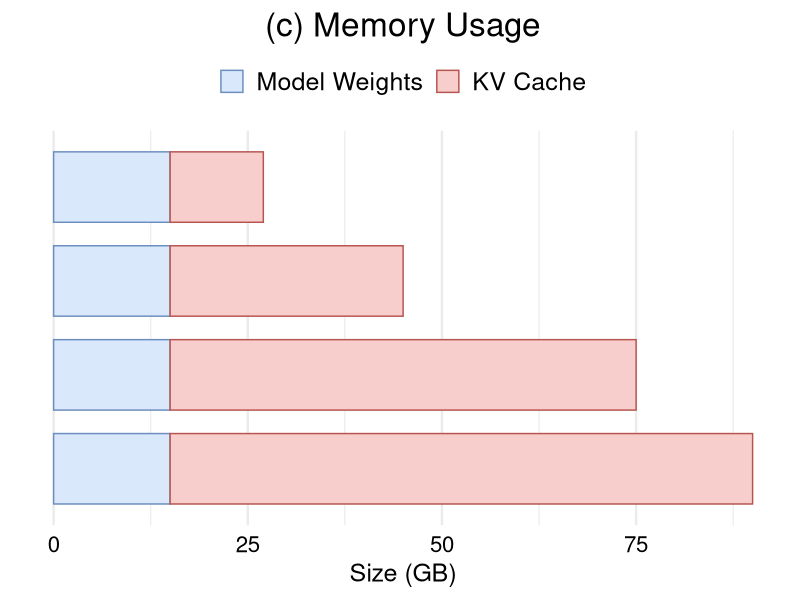

Source code (R):
library(tidyverse)

data <- read_csv("data/breakdown_2.csv") %>%
  mutate(
    tokens = fct_rev(fct_inorder(tokens)),
    component = fct_relevel(component, "Model Weights", "KV Cache")
  )

fig <- ggplot(data, aes(x = memory, y = tokens, fill = component, colour = component)) +
  geom_col(width = 0.75, position = position_stack(reverse = TRUE)) +
  scale_fill_manual(
    values = c("Model Weights" = "#DAE8FC", "KV Cache" = "#F8CECC"),
  ) +
  scale_colour_manual(
    values = c("Model Weights" = "#6C8EBF", "KV Cache" = "#B85450"),
  ) +
  labs(x = "Size (GB)", y = NULL, title = "(c) Memory Usage") +
  theme_minimal(base_size = 18) +
  theme(
    plot.title = element_text(size = 24, hjust = 0.5),
    legend.position = "top",
    legend.title = element_blank(),
    legend.text = element_text(size = 18),
    axis.text.x = element_text(size = 16, colour = "black"),
    axis.text.y = element_blank(),
    panel.grid.major.y = element_blank(),
  )

ggsave("breakdown_2.pdf", fig, width = 3.7, height = 4.0, units = "in")
